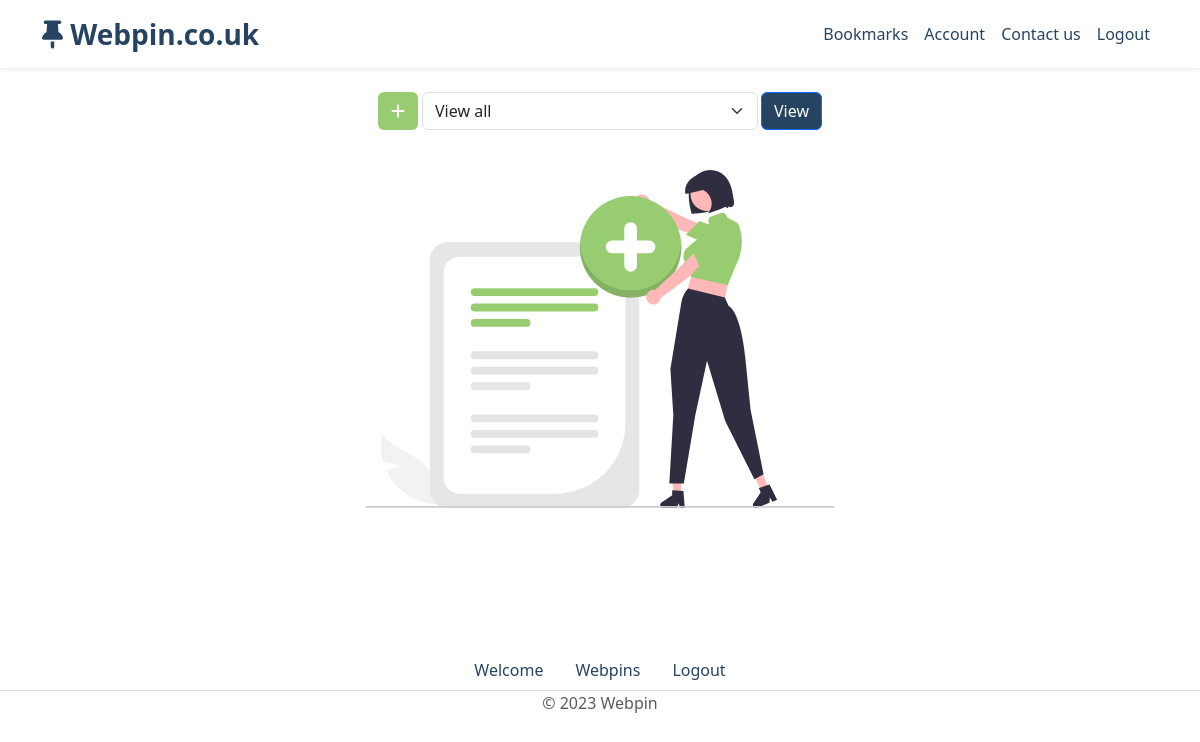
The page /bookmarks (signed in) on the database as committed earlier.
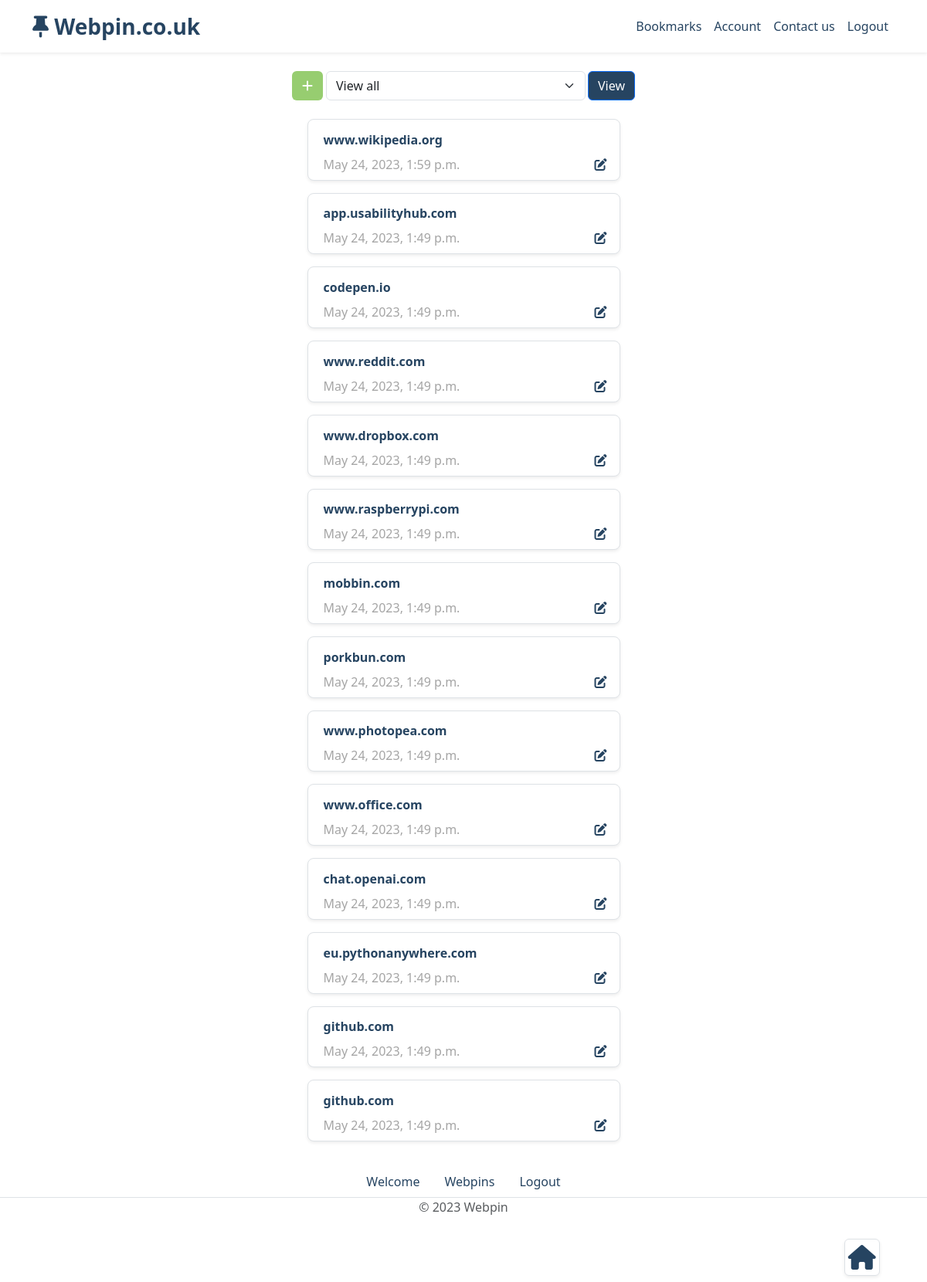
The same page on the database as committed later.
### bookmarks_main/models.py (models this page shows, shortened)
class Saved_Bookmarks(models.Model):
    bookmark_title = models.CharField(max_length=500, null=True, blank=False)
    bookmark_address = models.CharField(max_length=1_000)
    bookmark_notes = models.CharField(max_length=100_000, null=True, blank=False)
    bookmark_catagory = models.CharField(max_length=250, null=True, blank=False)
    bookmark_save_date = models.DateTimeField(auto_now_add=True)
    author = models.ForeignKey(User, on_delete=models.CASCADE)

### bookmarks_main/views.py (the view, shortened to what this page needs)
# urls.py: path('bookmarks', views.userhome, name='home-page'),
@login_required(login_url="/members/login_user")
def userhome(request):
    context = {}
    bookmarks = Saved_Bookmarks.objects.filter(author=request.user.id).order_by('-bookmark_save_date')
    all_user_bookmarks = Saved_Bookmarks.objects.filter(author=request.user.id)
    all_user_bookmarks_list = list(all_user_bookmarks)
    if len(all_user_bookmarks_list) >= 1: context['all_user_bookmarks_list'] = True
    if request.method == 'POST' and 'delete_all_bookmarks' in request.POST:
        all_user_bookmarks.delete()
        return redirect(request.META['HTTP_REFERER'])
    context['bookmarks'] = bookmarks
    if bookmarks.exists():
        context['bookmark_exist'] = 'User has bookmarks'
    bookmark_list = [bookmark for bookmark in bookmarks]
    catagories = list(set([entry.bookmark_catagory for entry in bookmark_list if entry.bookmark_catagory != '']))
    context['catagories'] = catagories
    return render(request, 'bookmarks_main/index.html', context)

### bookmarks_main/templates/bookmarks_main/index.html (shortened to what this page needs)
{% extends './template.html' %}
{% block content %}
    {% if bookmark_exist %}
    <div class="row d-flex justify-content-end">
        <div class="col-1 me-3">
            <h2 class="p-1 rounded border shadow-sm" style="background-color: white; position:fixed; bottom: 0;"><a href="#anchor" style="color:#264461;"><i class="fa-solid fa-house"></i></a></h2>
        </div>
    </div>
    {% endif %}
    <nav class="navbar navbar-light" id="anchor">
        <div class="container-fluid justify-content-center">
            <button class="btn fs-6 fw-bold me-1" id="addbutton" style="background-color: rgb(151,205,112); color: white;" width="100%" type="button" data-bs-toggle="modal" data-bs-target="#SubmitNewBookmarkModal"><i class="fa-solid fa-plus"></i></button>
            <form method="post">
                <div class="input-group" id="categorybar">
                    <select class="form-select me-1 rounded" aria-label="Default select example" name="selected_bookmark_catagory" value="Select category">
                        <option selected>View all</option>
                    </select>
                    <input class="btn btn-primary rounded" style="background-color: #264461" type="submit" name="select_catagory" value="View">
                </div>
            </form>
        </div>
    </nav>
    <div class="row order-lg-3 d-flex justify-content-center">
        {% if bookmark_exist %}
        {% else %}
            {% load static %}
            <img class="p-3 mt-3" src="{% static 'bookmarks_main/undraw_save_to_bookmarks_re_8ajf.svg' %}" alt="undraw_pin_button" style="height: 100%; width: 500px;">
        {% endif %}
    </div>
    {% if bookmark_exist %}
    <div class="row mb-3 d-flex justify-content-center">
        <div class="order-lg-1 order-md-1 ms-3 me-3" style="width: 405px;">
                {% for bookmark in bookmarks %}
                    <form method="post">
                            <a href="{{bookmark.bookmark_address}}" target="_blank" rel="noopener noreferrer" style="text-decoration: none; color: #264461">
                                <div class="row p-1 mt-3 bg-white d-flex align-items-center shadow-sm border rounded-3">
                                    <div class="row mt-2">
                                        <div class="col-auto">
                                            <span class="align-middle fw-bold ms-1">{{bookmark.bookmark_title}}</span>
                                        </div>
                                    </div>
                                    <div class="row-auto mt-1 py-1">
                                            <div class="d-flex justify-content-between">
                                                <span class="ms-1" style="color:rgb(165, 165, 165);">{{bookmark.bookmark_save_date}}</span>
                                                <a href="{% url 'edit-bookmark' bookmark.id %}" style="color: #264461"><i class="fa-solid fa-pen-to-square"></i></a>
                                            </div>
                                    </div>
                                </div>
                            </a>
                    </form>
                {% endfor %}
        </div>
    </div>
    {% endif %}
{% endblock %}

Rows that differ between the two databases and show on the page:
added Saved_Bookmarks: bookmark_title "www.wikipedia.org", bookmark_save_date "May 24, 2023, 1:59 p.m."
added Saved_Bookmarks: bookmark_title "app.usabilityhub.com", bookmark_save_date "May 24, 2023, 1:49 p.m."
added Saved_Bookmarks: bookmark_title "codepen.io", bookmark_save_date "May 24, 2023, 1:49 p.m."
added Saved_Bookmarks: bookmark_title "www.reddit.com", bookmark_save_date "May 24, 2023, 1:49 p.m."
added Saved_Bookmarks: bookmark_title "www.dropbox.com", bookmark_save_date "May 24, 2023, 1:49 p.m."
added Saved_Bookmarks: bookmark_title "www.raspberrypi.com", bookmark_save_date "May 24, 2023, 1:49 p.m."
added Saved_Bookmarks: bookmark_title "mobbin.com", bookmark_save_date "May 24, 2023, 1:49 p.m."
added Saved_Bookmarks: bookmark_title "porkbun.com", bookmark_save_date "May 24, 2023, 1:49 p.m."
added Saved_Bookmarks: bookmark_title "www.photopea.com", bookmark_save_date "May 24, 2023, 1:49 p.m."
added Saved_Bookmarks: bookmark_title "www.office.com", bookmark_save_date "May 24, 2023, 1:49 p.m."
added Saved_Bookmarks: bookmark_title "chat.openai.com", bookmark_save_date "May 24, 2023, 1:49 p.m."
added Saved_Bookmarks: bookmark_title "eu.pythonanywhere.com", bookmark_save_date "May 24, 2023, 1:49 p.m."
added Saved_Bookmarks: bookmark_title "github.com", bookmark_save_date "May 24, 2023, 1:49 p.m."
added Saved_Bookmarks: bookmark_title "github.com", bookmark_save_date "May 24, 2023, 1:49 p.m."
